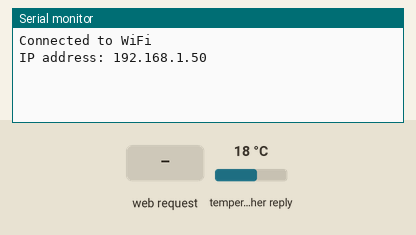
Bench run of a sketch on a simulated ESP32. On the bench: the last lines printed to the serial monitor. Inputs (shaded band) come from the test bench; at power-on: temperature in the weather reply 18 °C. WiFi joins after 1.5 s; servers stay silent unless stated; web services answer with replies made up by the test bench.

Above: at 3.4 s.
3.5 s: HTTP request GET /open received
At 4.3 s:
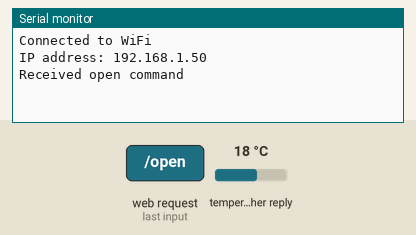
5.0 s: HTTP request GET /close received
At 5.4 s:
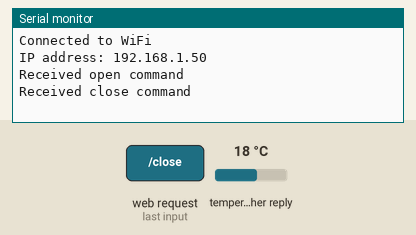

The sketch:

rain_detection.ino
```cpp
#include <WiFi.h>
#include <HTTPClient.h>

const char* ssid = "G15";
const char* password = "FightClub";
const String weatherApiKey = "your_weather_api_key";
const String city = "Bengaluru";
const String weatherUrl = "http://api.openweathermap.org/data/2.5/weather?q=" + city + "&appid=" + weatherApiKey + "&units=metric";

void setup() {
  Serial.begin(115200);
  WiFi.begin(ssid, password);

  while (WiFi.status() != WL_CONNECTED) {
    delay(1000);
  }

  Serial.println("Connected to WiFi");
  Serial.print("IP address: ");
  Serial.println(WiFi.localIP());

  checkWeather();
}

void loop() {
  if (WiFi.status() == WL_CONNECTED) {
    WiFiServer server(80);
    server.begin();
    WiFiClient client = server.available();

    if (client) {
      String request = client.readStringUntil('\r');
      client.flush();
      if (request.indexOf("/open") != -1) {
        handleOpen();
      } else if (request.indexOf("/close") != -1) {
        handleClose();
      }
      client.println("HTTP/1.1 200 OK");
      client.println("Content-Type: text/plain");
      client.println("Connection: close");
      client.println();
      client.stop();
    }
  }

  static unsigned long lastWeatherCheck = 0;
  if (millis() - lastWeatherCheck > 3600000) {
    lastWeatherCheck = millis();
    checkWeather();
  }
}

void checkWeather() {
  HTTPClient http;
  http.begin(weatherUrl);
  int httpCode = http.GET();

  if (httpCode > 0) {
    String payload = http.getString();
    if (payload.indexOf("Rain") != -1) {
      handleRain();
    }
  }

  http.end();
}

void handleOpen() {
  Serial.println("Received open command");
}

void handleClose() {
  Serial.println("Received close command");
}

void handleRain() {
  Serial.println("It is raining. Activating rain protection...");
}
```

Measured:
- after the input at 3.5 s, the serial monitor: prints a new line at once (image 1)
- after the input at 5.0 s, the serial monitor: prints a new line at once (image 2)
